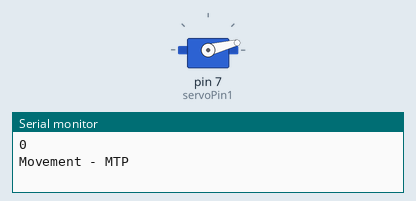
This sketch was run on a simulated Arduino Uno, built with avr-gcc and run on an emulated ATmega328P. Shown: servo, the last lines printed to the serial monitor.

Above: at 0.15 s.
At 1.2 s:
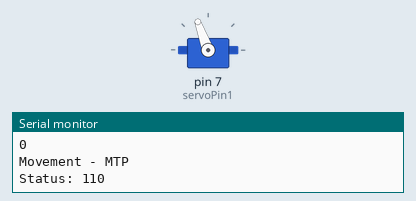
At 2.06 s:
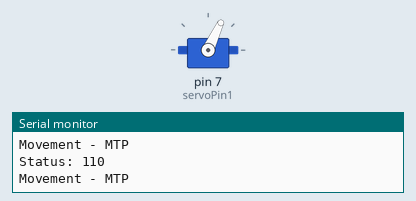
At 2.8 s:
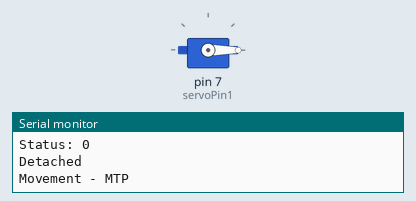
Timing chart, 0 to 4.3 s (numbered marks = the images above):
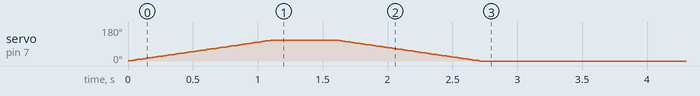

Measured:
- by itself, servo on pin 7 (servoPin1): rises from 1° to 110° in 1.1 s, then falls to 0° in 1.6 s

The sketch:

Playing_with_Servo.ino
```cpp
#include <Servo.h>

Servo serv0;
int delayBy = 10; //Works as low as 2 (for speed).
int servoPin1 = 7;


void setup() {
  Serial.begin(9600);

  serv0.attach(servoPin1);

  //Sets the initial servo position
  serv0.write(0);


  Serial.println(serv0.read());

  if (serv0.read() > 15) {
    while (serv0.read() > 15) {
      serv0.write(serv0.read() - 1);
    }
  }


}

void loop() {
  /*serv0.write(serv0.read() - 1);
  delay(50);
  Serial.println(serv0.read());*/

  moveToPosn(0, 110, 0);
  delay(500);
  moveToPosn(110, 0, 0);
  //moveToPosnByInc(0, 180, 3, 1);
  serv0.detach(); Serial.println("Detached");

}

void moveToPosnByInc(int initial, int final, int increment, bool hardStartTrue) {
  //If the position must start at the initial mark
  if (hardStartTrue == true) {
    while (serv0.read() != initial) {
      serv0.write(initial);
    }
  }

  if (initial > final) {
    while (serv0.read() > final) {
      serv0.write(serv0.read() - increment);
      delay(delayBy);
    }
  }
  else if (initial < final) {
    while (serv0.read() < final) {
      serv0.write(serv0.read() + increment);
      delay(delayBy);
    }
  }

}


void moveToPosn(int initial, int final, bool hardStartTrue) {


  //if (serv0.attached() == false) {
  //  serv0.attach(servoPin1);
  //}

  //If the position must start at the initial mark
  if (hardStartTrue == true) {
    Serial.println("Hard Start");
    while (serv0.read() != initial) {
      serv0.write(initial);
      delay(delayBy);
    }
  }

  while (serv0.read() != final) {
    Serial.println("Movement - MTP");
    while (serv0.read() > final) {
      serv0.write(serv0.read() - 1);
      delay(delayBy);
    }
    while (serv0.read() < final) {
      serv0.write(serv0.read() + 1);
      delay(delayBy);
    }
    Serial.print("Status: "); Serial.println(serv0.read());

  }


}
```
